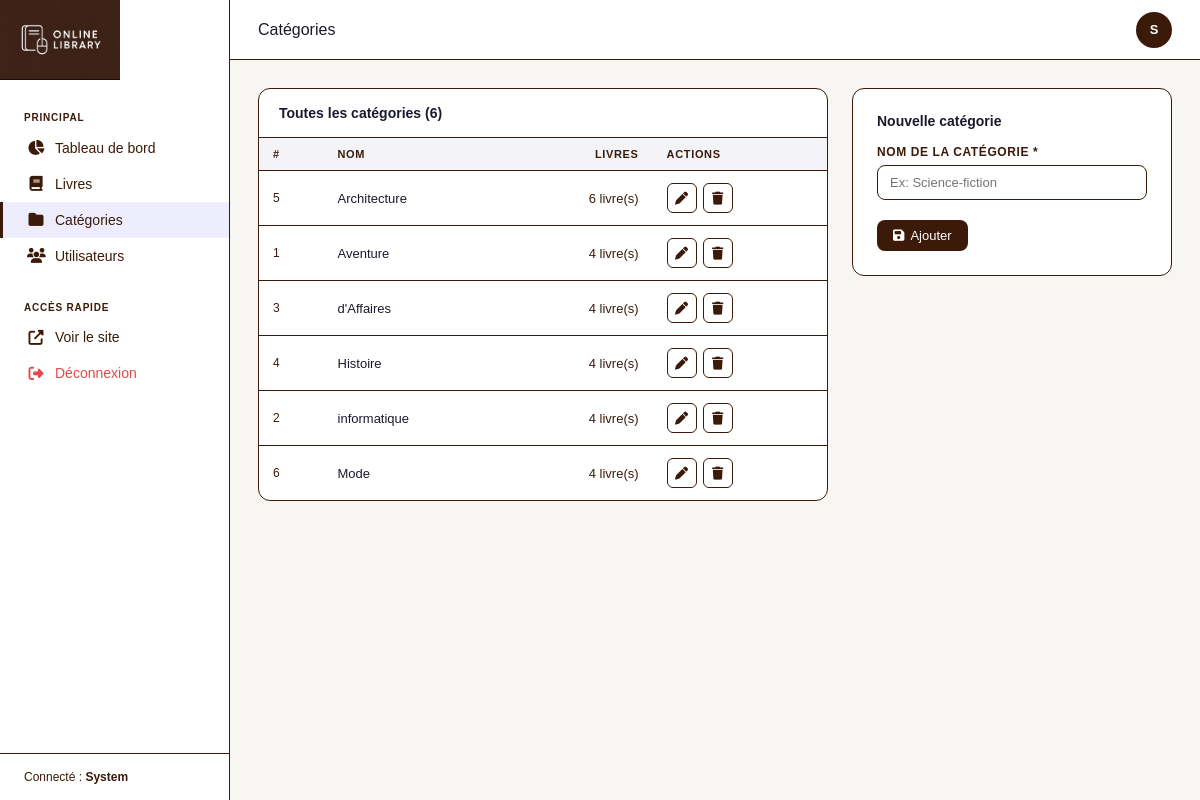
/admin/categories.php (signed in), run on the app's committed database.
### tables this page shows
CREATE TABLE `categories` (
  `id` int(11) NOT NULL,
  `nom` varchar(50) NOT NULL
);

### admin/categories.php (the view, shortened to what this page needs)
<?php
require "../config/config.php";
$categories = $pdo->query("
    SELECT c.*, COUNT(l.id) AS nb_livres
    FROM categories c
    LEFT JOIN livres l ON l.id_categorie = c.id
    GROUP BY c.id
    ORDER BY c.nom
")->fetchAll();
$edit_id = isset($_GET['action']) && $_GET['action'] === 'modifier' ? (int)$_GET['id'] : 0;
$active_page = 'categories';
?>
<!DOCTYPE html>
<html lang="fr">
<head>
    <link rel="stylesheet" href="https://cdnjs.cloudflare.com/ajax/libs/font-awesome/6.5.1/css/all.min.css">
    <link rel="stylesheet" href="../assets/css/admin.css">
</head>
<body>
<?php include '../admin/admin_sidebar.php'; ?>
<div class="main">
    <div class="topbar">
        <div class="topbar-title">Catégories</div>
        <div class="avatar"><?= strtoupper(substr($_SESSION['prenom'] ?? 'A', 0, 1)) ?></div>
    </div>
    <div class="content">
        <div class="two-col">
            <div class="table-card">
                <div class="table-card-header">
                    <h3>Toutes les catégories (<?= count($categories) ?>)</h3>
                </div>
                <table>
                    <thead>
                        <tr><th>#</th><th>Nom</th><th style="text-align:right">Livres</th><th>Actions</th></tr>
                    </thead>
                    <tbody>
                    <?php foreach ($categories as $c): ?>
                        <tr style="<?= $edit_id == $c['id'] ? 'background:var(--purple-light)' : '' ?>">
                            <td style="color:var(--muted);font-size:12px"><?= $c['id'] ?></td>
                            <td style="font-weight:500"><?= htmlspecialchars($c['nom']) ?></td>
                            <td style="text-align:right">
                                <a href="../admin/livres.php?cat=<?= $c['id'] ?>" style="color:var(--purple);font-size:13px;text-decoration:none">
                                    <?= $c['nb_livres'] ?> livre(s)
                                </a>
                            </td>
                            <td>
                                <div class="actions">
                                    <a href="?action=modifier&id=<?= $c['id'] ?>" class="btn-icon" title="Modifier">
                                        <i class="fas fa-pen"></i>
                                    </a>
                                    <a href="?action=supprimer&id=<?= $c['id'] ?>"
                                       class="btn-icon del"
                                       onclick="return confirm('Supprimer la catégorie « <?= htmlspecialchars(addslashes($c['nom'])) ?> » ?')"
                                       title="Supprimer">
                                        <i class="fas fa-trash"></i>
                                    </a>
                                </div>
                            </td>
                        </tr>
                    <?php endforeach; ?>
                    </tbody>
                </table>
            </div>
            <div>
                <div class="form-card">
                    <?php
                    $edit_cat = null;
                    ?>
                    <h3 style="font-size:14px;font-weight:600;margin-bottom:1rem">
                        <?= $edit_cat ? 'Modifier la catégorie' : 'Nouvelle catégorie' ?>
                    </h3>
                    <form method="POST">
                        <div class="form-group" style="margin-bottom:1rem">
                            <label>Nom de la catégorie *</label>
                            <input type="text" name="nom" required
                                   value="<?= htmlspecialchars($edit_cat['nom'] ?? '') ?>"
                                   placeholder="Ex: Science-fiction">
                        </div>
                        <div class="form-actions">
                            <button type="submit" class="btn btn-primary">
                                <i class="fas fa-save"></i>
                                <?= $edit_cat ? 'Modifier' : 'Ajouter' ?>
                            </button>
                        </div>
                    </form>
                </div>
            </div>
        </div>
    </div>
</div>
</body>
</html>

### admin/admin_sidebar.php (shortened to what this page needs)
<?php
$active_page = $active_page ?? 'dashboard';
$admin_name  = $_SESSION['prenom'] ?? 'Admin';
?>
<div class="sidebar">
    <div class="sidebar-logo">
        <img src="../assets/images/logo.png" alt="Logo" style="width:120px";>
    </div>
    <nav class="sidebar-nav">
        <div class="nav-section">Principal</div>
        <a href="dashboard.php" class="nav-item <?= $active_page === 'dashboard' ? 'active' : '' ?>">
            <i class="fas fa-chart-pie"></i> Tableau de bord
        </a>
        <a href="livres.php" class="nav-item <?= $active_page === 'livres' ? 'active' : '' ?>">
            <i class="fas fa-book"></i> Livres
        </a>
        <a href="categories.php" class="nav-item <?= $active_page === 'categories' ? 'active' : '' ?>">
            <i class="fas fa-folder"></i> Catégories
        </a>
        <a href="utilisateurs.php" class="nav-item <?= $active_page === 'utilisateurs' ? 'active' : '' ?>">
            <i class="fas fa-users"></i> Utilisateurs
        </a>
        <div class="nav-section" style="margin-top:1rem">Accès rapide</div>
        <a href="../index.php" class="nav-item" target="_blank">
            <i class="fas fa-external-link-alt"></i> Voir le site
        </a>
        <a href="../logout.php" class="nav-item" style="color:#E24B4A">
            <i class="fas fa-sign-out-alt"></i> Déconnexion
        </a>
    </nav>
    <div class="sidebar-footer">
        Connecté : <strong><?= htmlspecialchars($admin_name) ?></strong>
    </div>
</div>

### assets/css/admin.css (style rules this page uses)
* { box-sizing: border-box; margin: 0; padding: 0; }
:root { --purple:#3b1a0a; --purple-light: #EEEDFE; --purple-dark: #3b1a0a; --sidebar-w: 230px; --topbar-h: 60px; --bg: #F4F3F8; --card: #FFFFFF; --border: #3b1a0a; --text: #1A1A2E; --muted: #3b1a0a; --danger: #E24B4A; --success: #3b1a0a; --warning: #BA7517; }
body { font-family:"Poppins",sans-serif; background-color:#f8f6f3 !important; background: var(--bg); color: var(--text); display: flex; min-height: 100vh; }
.sidebar { width: var(--sidebar-w); background: var(--card); border-right: 1px solid var(--border); display: flex; flex-direction: column; position: fixed; top: 0; left: 0; bottom: 0; z-index: 100; }
.sidebar-nav { padding: 1rem 0; flex: 1; }
.nav-section { font-size: 10px; font-weight: 600; letter-spacing: 0.08em; text-transform: uppercase; color: var(--muted); padding: 0.75rem 1.5rem 0.4rem; }
.nav-item { display: flex; align-items: center; gap: 10px; padding: 10px 1.5rem; font-size: 14px; color: var(--muted); text-decoration: none; border-left: 3px solid transparent; transition: all 0.15s; }
.nav-item.active { background: var(--purple-light); color: var(--purple); border-left-color: var(--purple); font-weight: 500; }
.nav-item i { width: 18px; text-align: center; font-size: 15px; }
.sidebar-footer { padding: 1rem 1.5rem; border-top: 1px solid var(--border); font-size: 12px; color: var(--muted); }
.main { margin-left: var(--sidebar-w); flex: 1; display: flex; flex-direction: column; min-height: 100vh; }
.topbar { height: var(--topbar-h); background: var(--card); border-bottom: 1px solid var(--border); display: flex; align-items: center; justify-content: space-between; padding: 0 1.75rem; position: sticky; top: 0; z-index: 50; }
.topbar-title { font-size: 16px; font-weight: 500; }
.avatar { width: 36px; height: 36px; border-radius: 50%; background: var(--purple); color: #fff; display: flex; align-items: center; justify-content: center; font-size: 13px; font-weight: 600; cursor: pointer; }
.content { padding: 1.75rem; flex: 1; }
.table-card { background: var(--card); border: 1px solid var(--border); border-radius: 12px; overflow: hidden; }
.table-card-header { padding: 1rem 1.25rem; border-bottom: 1px solid var(--border); display: flex; justify-content: space-between; align-items: center; }
.table-card-header h3 { font-size: 14px; font-weight: 600; }
table { width: 100%; border-collapse: collapse; font-size: 13px; }
thead th { padding: 10px 14px; text-align: left; font-size: 11px; font-weight: 600; text-transform: uppercase; letter-spacing: 0.06em; color: var(--muted); background: var(--bg); }
tbody td { padding: 12px 14px; border-top: 1px solid var(--border); vertical-align: middle; }
.btn { display: inline-flex; align-items: center; gap: 6px; padding: 8px 16px; border-radius: 8px; font-size: 13px; font-weight: 500; cursor: pointer; border: none; text-decoration: none; transition: all 0.15s; }
.btn-primary { background: var(--purple); color: #fff; }
.btn-icon { width: 30px; height: 30px; border-radius: 6px; display: inline-flex; align-items: center; justify-content: center; font-size: 13px; border: 1px solid var(--border); background: none; cursor: pointer; color: var(--muted); text-decoration: none; transition: all 0.15s; }
.actions { display: flex; gap: 6px; }
.form-card { background: var(--card); border: 1px solid var(--border); border-radius: 12px; padding: 1.5rem; max-width: 680px; }
.form-group { display: flex; flex-direction: column; gap: 6px; }
.form-group label { font-size: 12px; font-weight: 600; color: var(--muted); text-transform: uppercase; letter-spacing: 0.05em; }
.form-group input, .form-group select, .form-group textarea { padding: 9px 12px; border: 1px solid var(--border); border-radius: 8px; font-size: 13px; font-family: inherit; outline: none; transition: border 0.15s; }
.form-actions { margin-top: 1.25rem; display: flex; gap: 10px; }
.two-col { display: grid; grid-template-columns: 1fr 320px; gap: 1.5rem; }

### data on the page
categories: id "5", nom "Architecture", nb_livres "6"
categories: id "1", nom "Aventure", nb_livres "4"
categories: id "3", nom "d'Affaires", nb_livres "4"
categories: id "4", nom "Histoire", nb_livres "4"
categories: id "2", nom "informatique", nb_livres "4"
categories: id "6", nom "Mode", nb_livres "4"

### other printed values
$admin_name "System"
substr($_SESSION['prenom'] ?? 'A', 0, 1) "S"
count($categories) "6"
